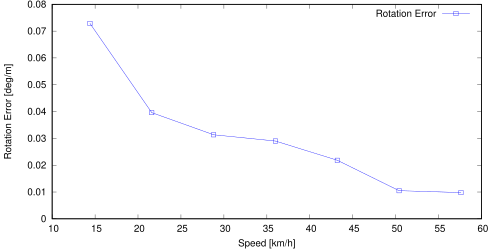

Here is the gnuplot script that generated this plot:
set term postscript eps enhanced color
set output "10_avg_rs.eps"
set size ratio 0.5
set yrange [0:*]
set xlabel "Speed [km/h]"
set ylabel "Rotation Error [deg/m]"
plot "10_avg_rs.txt" using ($1*3.6):($2*57.3) title 'Rotation Error' lc rgb "#0000FF" pt 4 w linespoints
